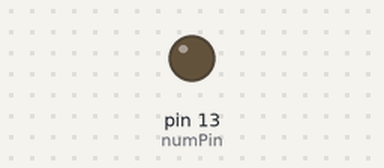
The sketch below on a simulated Arduino Uno, built with avr-gcc and run on an emulated ATmega328P. On the bench: output pins drawn as LEDs (lit = HIGH). What the sketch prints to the serial monitor is not drawn.

Above: at 0.1 s.
Timing chart, 0 to 19.1 s (numbered marks = the images above):
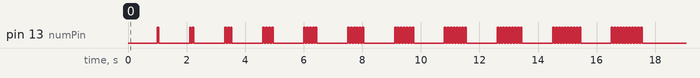

The sketch:

Table_de_multiplication.ino
```cpp
int numPin;
const int multiplicateur=7;

void setup()
{
  numPin = 13;
  pinMode(numPin, OUTPUT);
  Serial.begin(9600);
  Serial.println("TAble De Multiplication");
  for (int compteur = 0; compteur <= 11; compteur++)
  {
    Serial.println(compteur * multiplicateur);
    //boucle de clignotement
    //compteur sert de limite à la boucle
    //donc le nombre de clignotements augmente à chaque tour
    for (int nbClignote = 0; nbClignote < compteur; nbClignote++)
    {
      digitalWrite(numPin, HIGH);
      delay(50);
      digitalWrite(numPin, LOW);
      delay(50);
    }
    delay(1000); //attente de 1s
  }
  Serial.println("*** Ayé ! ***");
}

void loop()
{

}
```
